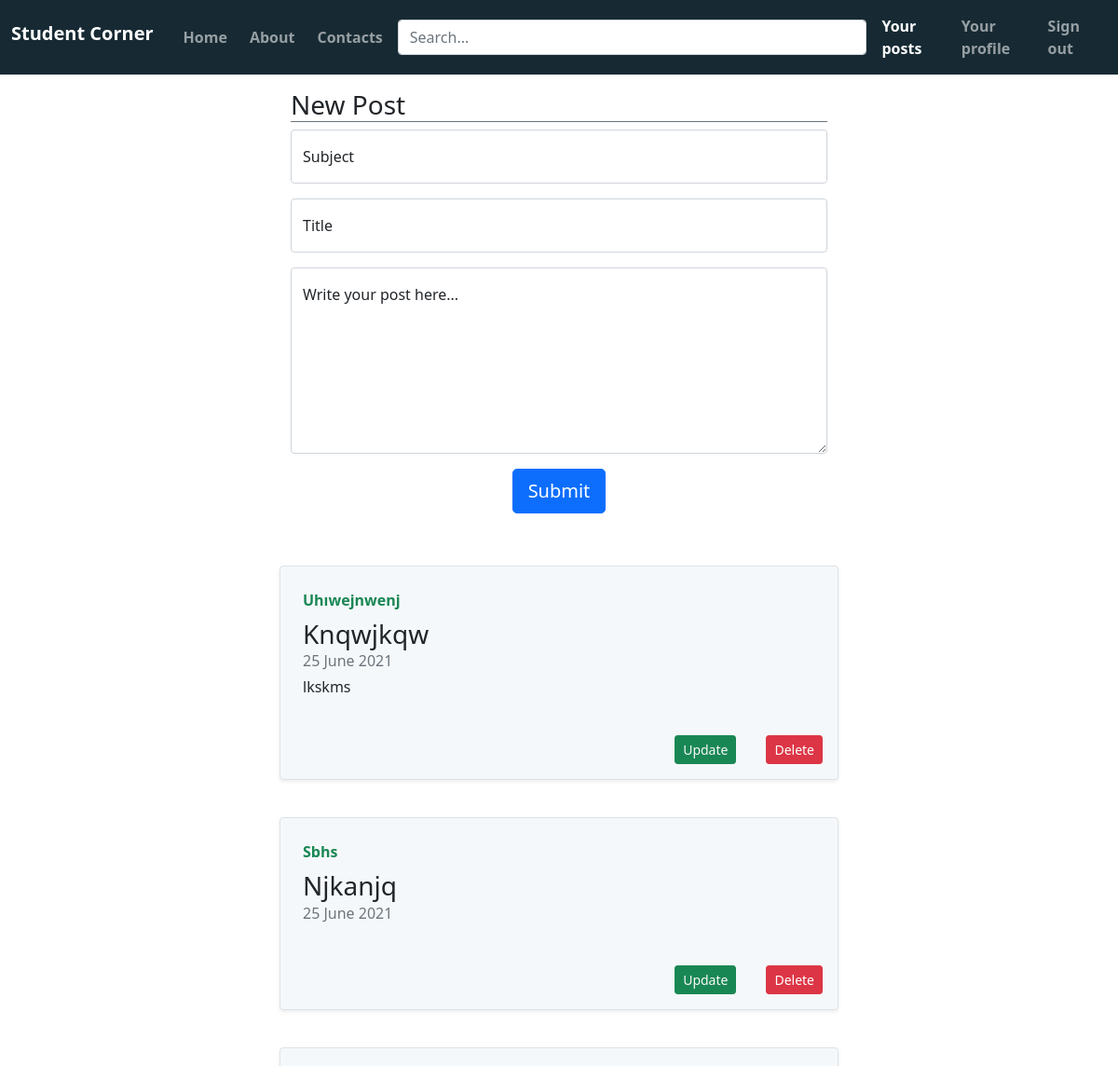
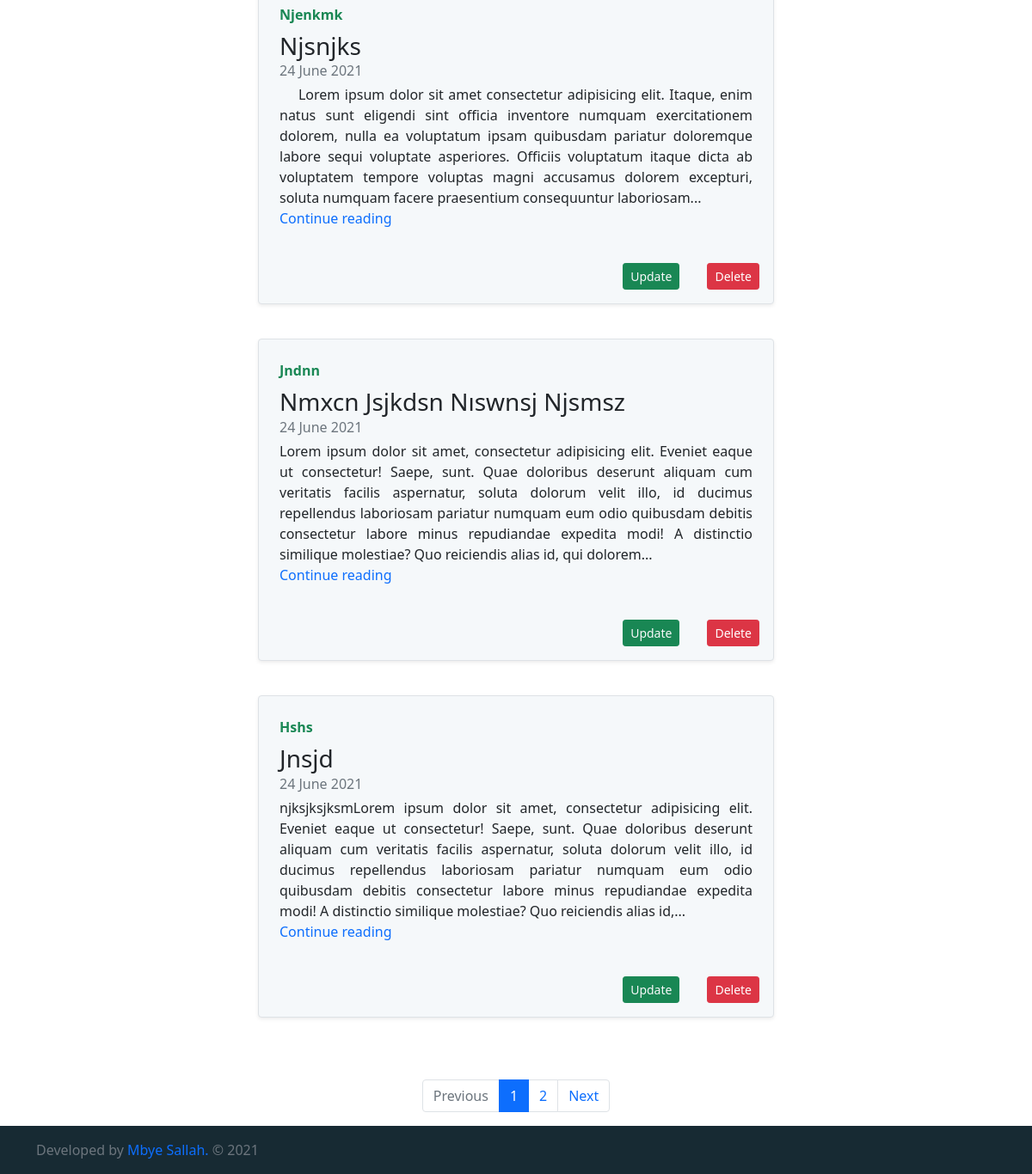
/post (signed in), run on the app's committed database (2 pictures, top to bottom).
### stud_corner/models.py (models this page shows, shortened)
class Posts(db.Model):
    id = db.Column(db.Integer, primary_key=True)
    subject = db.Column(db.String(100))
    title = db.Column(db.String(100), nullable=False)
    date_posted = db.Column(db.DateTime, nullable=False, default=datetime.utcnow)
    content = db.Column(db.Text, nullable=False)
    user_id = db.Column(db.Integer, db.ForeignKey('users.id'), nullable=False)
    comments = db.relationship('Comments', backref='post', lazy=True)

### stud_corner/views.py (the view, shortened to what this page needs)
@views.route('/post', methods = ['GET', 'POST'])
@login_required
def post():
    page = request.args.get("page", 1, int)
    to_search = request.args.get("search")
    if to_search:
        to_search = to_search.strip()
        current_user_posts = (Posts.query.filter_by(user_id = current_user.id)
        .filter(or_(Posts.title.ilike(f'%{to_search}%'),
        Posts.subject.ilike(f'%{to_search}%'),
        Posts.content.ilike(f'%{to_search}%'),
        )).order_by(Posts.date_posted.desc())
        .paginate(page = page, per_page = 5))
        if current_user_posts.total == 0:
            flash("Nothing related to your search was found.", "info")
            return redirect(url_for("views.post"))
    else:
        current_user_posts = (Posts.query.filter_by(user_id = current_user.id)
        .order_by(Posts.date_posted.desc())
        .paginate(page = page, per_page = 5))
    return render_template("/post.html", current_user_posts = current_user_posts)

### stud_corner/templates/post.html (shortened to what this page needs)
{% from "app_macros.html" import render_pagination, input, button, textarea with context %}
{% extends "layout.html" %}
{% set active_page = "post" %}
{% block content %}
<div class="container col-11 col-md-6 mt-3">
    <form method="POST">
        <h3 class="fw-normal border-bottom border-secondary">New Post</h3>
        <div class="form-floating mb-3">
            {{ input("subject", label = "Subject") }}
        </div>
        <div class="form-floating mb-3">
            {{ input("title", label = "Title") }}
        </div>
        <div class="form-floating mb-3">
            {{ textarea("content", id="floatingTextarea2", label = "Write your post here...") }}
        </div>
        <div class="d-flex justify-content-center mb-3">
            {{ button() }}
        </div>
    </form>
</div>
<br>
{% if current_user_posts %}
    {% for post in current_user_posts.items %}
        <div class="container col-md-6 mt-3">
            <div class="row justify-content-center">
                <div class="row card-bg g-0 border rounded overflow-hidden mb-4 shadow-sm h-md-250 position-relative">
                    <div class="col p-4 d-flex flex-column position-static">
                        <strong class="d-inline-block mb-2 text-success">{{ post.subject |title }}</strong>
                        <h3 class="mb-0">{{ post.title |title }}</h3>
                        <div class="mb-1 text-muted">{{ post.date_posted.strftime("%d %B %Y") }}</div>
                        {% if post.content |wordcount > 50 %}
                            <p class="card-text mb-auto content">{{ post.content |urlize|truncate(400) }}</p>
                            <a href="{{ url_for('views.read_more', id = post.id) }}" class="text-decoration-none">
                                Continue reading
                            </a>
                        {% else %}
                            <p class="card-text mb-auto content">{{ post.content |urlize }}</p>
                        {% endif %}
                    </div>
                    <div class="d-flex justify-content-end">
                        <span>
                            <button type="button" class="w-30 btn btn-sm btn-success m-3">
                            <a href="{{ url_for('views.update_post', id = post.id) }}" class="text-decoration-none link-light">
                                Update
                            </a>
                            </button>
                        </span>
                        <span>
                            <button type="button" class="w-30 btn btn-sm btn-danger m-3" data-bs-toggle="modal" data-bs-target="#deleteModal{{ post.id }}">
                            Delete</button>
                        </span>
                        </div>
                </div>
            </div>
        </div>
    {% endfor %}
{% endif %}
{% if current_user_posts.total > 5 %}
    {{render_pagination(current_user_posts, "views.post", name = "pagination for post page" )}}
{% endif %}
{% endblock %}

### stud_corner/static/style.css (style rules this page uses)
.content { white-space: pre-wrap; text-align: justify; text-justify: inter-word; }
.card-bg { background-color: #f5f8fa; }

### data on the page
Posts: subject "Uhıwejnwenj", title "Knqwjkqw", date_posted "25 June 2021", content "lkskms"
Posts: subject "Sbhs", title "Njkanjq", date_posted "25 June 2021"
Posts: subject "Njenkmk", title "Njsnjks", date_posted "24 June 2021", content "Lorem ipsum dolor sit amet consectetur adipisicing elit. Itaque, enim natus sunt eligendi sint officia inventore numquam exercitationem dolorem, nulla ea voluptatum ipsam quibusdam pariatur doloremque labore sequi voluptate asperiores. Officiis voluptatum itaque dicta ab voluptatem tempore voluptas magni accusamus dolorem excepturi, soluta numquam facere praesentium consequuntur laboriosam..."
Posts: subject "Jndnn", title "Nmxcn Jsjkdsn Nıswnsj Njsmsz", date_posted "24 June 2021", content "Lorem ipsum dolor sit amet, consectetur adipisicing elit. Eveniet eaque ut consectetur! Saepe, sunt. Quae doloribus deserunt aliquam cum veritatis facilis aspernatur, soluta dolorum velit illo, id ducimus repellendus laboriosam pariatur numquam eum odio quibusdam debitis consectetur labore minus repudiandae expedita modi! A distinctio similique molestiae? Quo reiciendis alias id, qui dolorem..."
Posts: subject "Hshs", title "Jnsjd", date_posted "24 June 2021", content "njksjksjksmLorem ipsum dolor sit amet, consectetur adipisicing elit. Eveniet eaque ut consectetur! Saepe, sunt. Quae doloribus deserunt aliquam cum veritatis facilis aspernatur, soluta dolorum velit illo, id ducimus repellendus laboriosam pariatur numquam eum odio quibusdam debitis consectetur labore minus repudiandae expedita modi! A distinctio similique molestiae? Quo reiciendis alias id,..."

### other printed values
{{ label }} "Submit"
{{ page }} "1"
{{ page }} "2"
